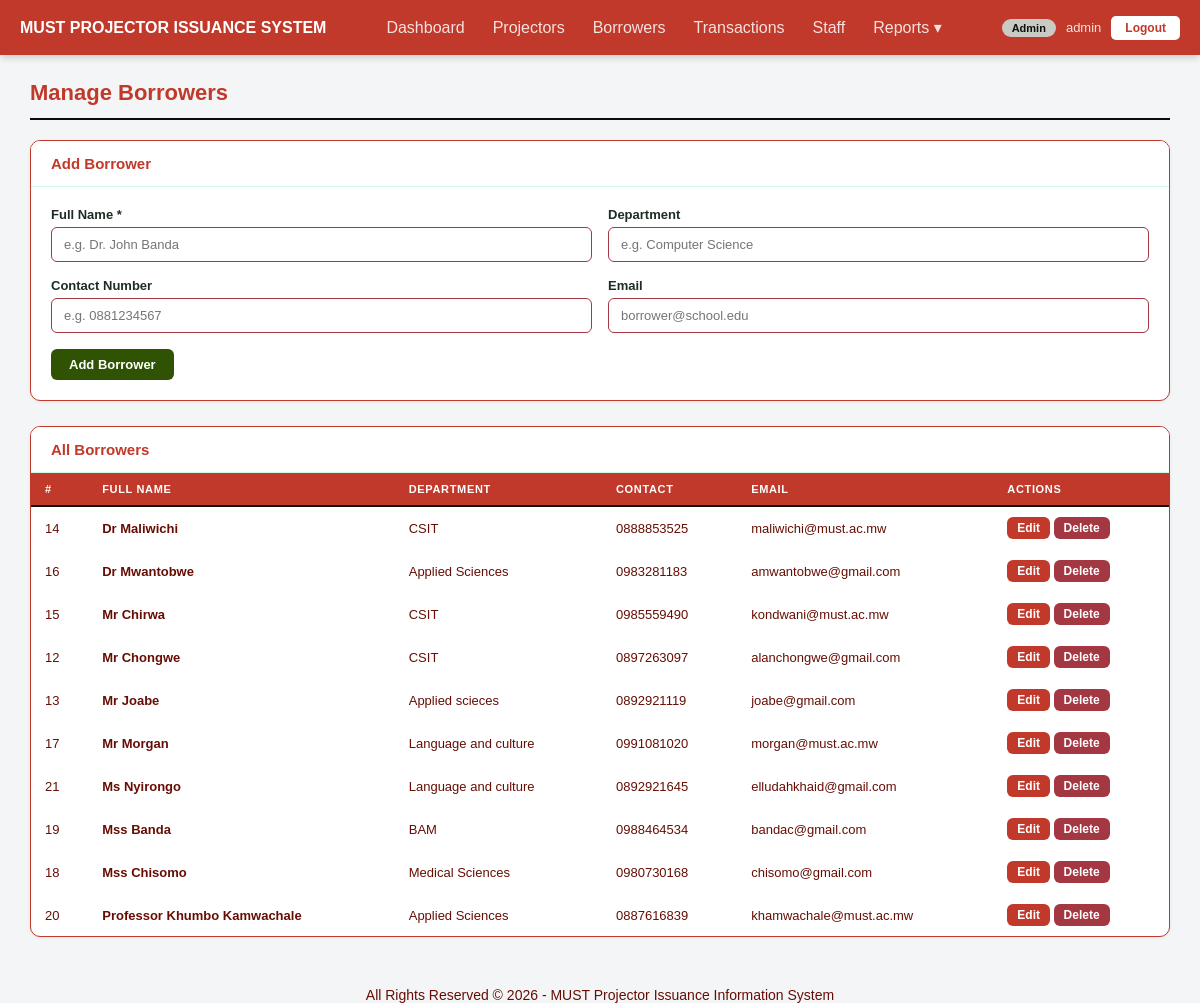
The app's page /admin/borrowers.php (signed in) with its own data.
### tables this page shows
CREATE TABLE `tbl_borrowers` (
  `id` int(11) NOT NULL,
  `full_name` varchar(200) NOT NULL,
  `department` varchar(150) DEFAULT NULL,
  `contact` varchar(100) DEFAULT NULL,
  `email` varchar(150) DEFAULT NULL
);

### admin/borrowers.php (the view, shortened to what this page needs)
<?php
require_once '../db.php';
$editing = null;
$allBorrowers = mysqli_query($conn, "SELECT * FROM tbl_borrowers ORDER BY full_name ASC");
require_once '../includes/header.php';
?>
<div class="card">
    <div class="card-header">
        <?php if ($editing): ?>
            <h3>Edit Borrower</h3>
            <a href="borrowers.php" class="btn btn-grey btn-small">Cancel</a>
        <?php else: ?>
            <h3>Add Borrower</h3>
        <?php endif; ?>
    </div>
    <div class="card-body">
        <form method="POST" action="borrowers.php">
            <div class="form-row">
                <div class="form-group">
                    <label>Full Name *</label>
                    <input type="text" name="full_name" required
                           placeholder="e.g. Dr. John Banda"
                           value="<?php echo $editing ? $editing['full_name'] : ''; ?>">
                </div>
                <div class="form-group">
                    <label>Department</label>
                    <input type="text" name="department"
                           placeholder="e.g. Computer Science" required
                           value="<?php echo $editing ? $editing['department'] : ''; ?>">
                </div>
            </div>
            <div class="form-row">
                <div class="form-group">
                    <label>Contact Number</label>
                    <input type="tel" name="contact"
                           placeholder="e.g. 0881234567" pattern="[0-9]+" title="Phone numbers only" required
                           value="<?php echo $editing ? $editing['contact'] : ''; ?>">
                </div>
                <div class="form-group">
                    <label>Email</label>
                    <input type="email" name="email"
                           placeholder="borrower@school.edu" required
                           value="<?php echo $editing ? $editing['email'] : ''; ?>">
                </div>
            </div>
            <button type="submit" name="save" class="btn btn-green">
                <?php echo $editing ? 'Save Changes' : 'Add Borrower'; ?>
            </button>
        </form>
    </div>
</div>
<div class="card">
    <div class="card-header"><h3>All Borrowers</h3></div>
    <table>
        <thead>
            <tr><th>#</th><th>Full Name</th><th>Department</th><th>Contact</th><th>Email</th><th>Actions</th></tr>
        </thead>
        <tbody>
        <?php while ($b = mysqli_fetch_assoc($allBorrowers)): ?>
            <tr>
                <td><?php echo $b['id']; ?></td>
                <td><strong><?php echo $b['full_name']; ?></strong></td>
                <td><?php echo $b['department']; ?></td>
                <td><?php echo $b['contact']; ?></td>
                <td><?php echo $b['email']; ?></td>
                <td>
                    <a href="borrowers.php?action=edit&id=<?php echo $b['id']; ?>" class="btn btn-gold btn-small">Edit</a>
                    <a href="borrowers.php?action=delete&id=<?php echo $b['id']; ?>" class="btn btn-red btn-small confirm-delete">Delete</a>
                </td>
            </tr>
        <?php endwhile; ?>
        </tbody>
    </table>
</div>
<?php require_once '../includes/footer.php'; ?>

### assets/css/style.css (style rules this page uses)
* { margin: 0; padding: 0; box-sizing: border-box; }
body { font-family: 'Poppins', sans-serif; font-size: 14px; background-color: #f4f5f7; color: #660e04; }
a { color: #1a7a4a; text-decoration: none; }
.card { background: white; border-radius: 10px; border: 1px solid #c0392b; box-shadow: 0 1px 4px rgba(0,0,0,0.06); margin-bottom: 25px; overflow: hidden; }
.card-header { background-color: white; padding: 14px 20px; border-bottom: 1px solid #d1fae5; display: flex; justify-content: space-between; align-items: center; }
.card-header h3 { font-size: 15px; font-weight: 700; color: #c0392b; }
.card-body { padding: 20px; }
table { width: 100%; border-collapse: collapse; font-size: 13px; }
table thead th { background-color: #c0392b; padding: 10px 14px; text-align: left; font-size: 11px; font-weight: 700; color: white; text-transform: uppercase; letter-spacing: 0.06em; border-bottom: 2px solid #0d0e0d; }
table tbody td { padding: 10px 14px; border-bottom: 1px solid white; vertical-align: middle; }
table tbody tr:last-child td { border-bottom: none; }
.btn { display: inline-block; padding: 8px 18px; border-radius: 6px; font-size: 13px; font-weight: 600; border: none; cursor: pointer; font-family: inherit; transition: opacity 0.2s; text-align: center; }
.btn-green { background: #2f5303; color: white; }
.btn-gold { background: #c0392b ;color: white; }
.btn-red { background: #a33742; color: white; }
.btn-small { padding: 4px 10px; font-size: 12px; }
.form-group { margin-bottom: 16px; }
.form-group label { display: block; font-size: 13px; font-weight: 600; color: #1e2d24; margin-bottom: 5px; }
.form-group input, .form-group select, .form-group textarea { width: 100%; padding: 9px 12px; border: 1.5px solid #a33742; border-radius: 6px; font-size: 13px; font-family: inherit; color: #1e2d24; background: white; outline: none; }
.form-row { display: flex; gap: 16px; }
.form-row .form-group { flex: 1; }

### records on screen
tbl_borrowers: id "14", full_name "Dr Maliwichi", department "CSIT", contact "0888853525", email "maliwichi@must.ac.mw"
tbl_borrowers: id "16", full_name "Dr Mwantobwe", department "Applied Sciences", contact "0983281183", email "amwantobwe@gmail.com"
tbl_borrowers: id "15", full_name "Mr Chirwa", department "CSIT", contact "0985559490", email "kondwani@must.ac.mw"
tbl_borrowers: id "12", full_name "Mr Chongwe", department "CSIT", contact "0897263097", email "alanchongwe@gmail.com"
tbl_borrowers: id "13", full_name "Mr Joabe", department "Applied scieces", contact "0892921119", email "joabe@gmail.com"
tbl_borrowers: id "17", full_name "Mr Morgan", department "Language and culture", contact "0991081020", email "morgan@must.ac.mw"
tbl_borrowers: id "21", full_name "Ms Nyirongo", department "Language and culture", contact "0892921645", email "elludahkhaid@gmail.com"
tbl_borrowers: id "19", full_name "Mss Banda", department "BAM", contact "0988464534", email "bandac@gmail.com"
tbl_borrowers: id "18", full_name "Mss Chisomo", department "Medical Sciences", contact "0980730168", email "chisomo@gmail.com"
tbl_borrowers: id "20", full_name "Professor Khumbo Kamwachale", department "Applied Sciences", contact "0887616839", email "khamwachale@must.ac.mw"

### other values on screen
$displayName "admin"
$pageTitle "Manage Borrowers"
